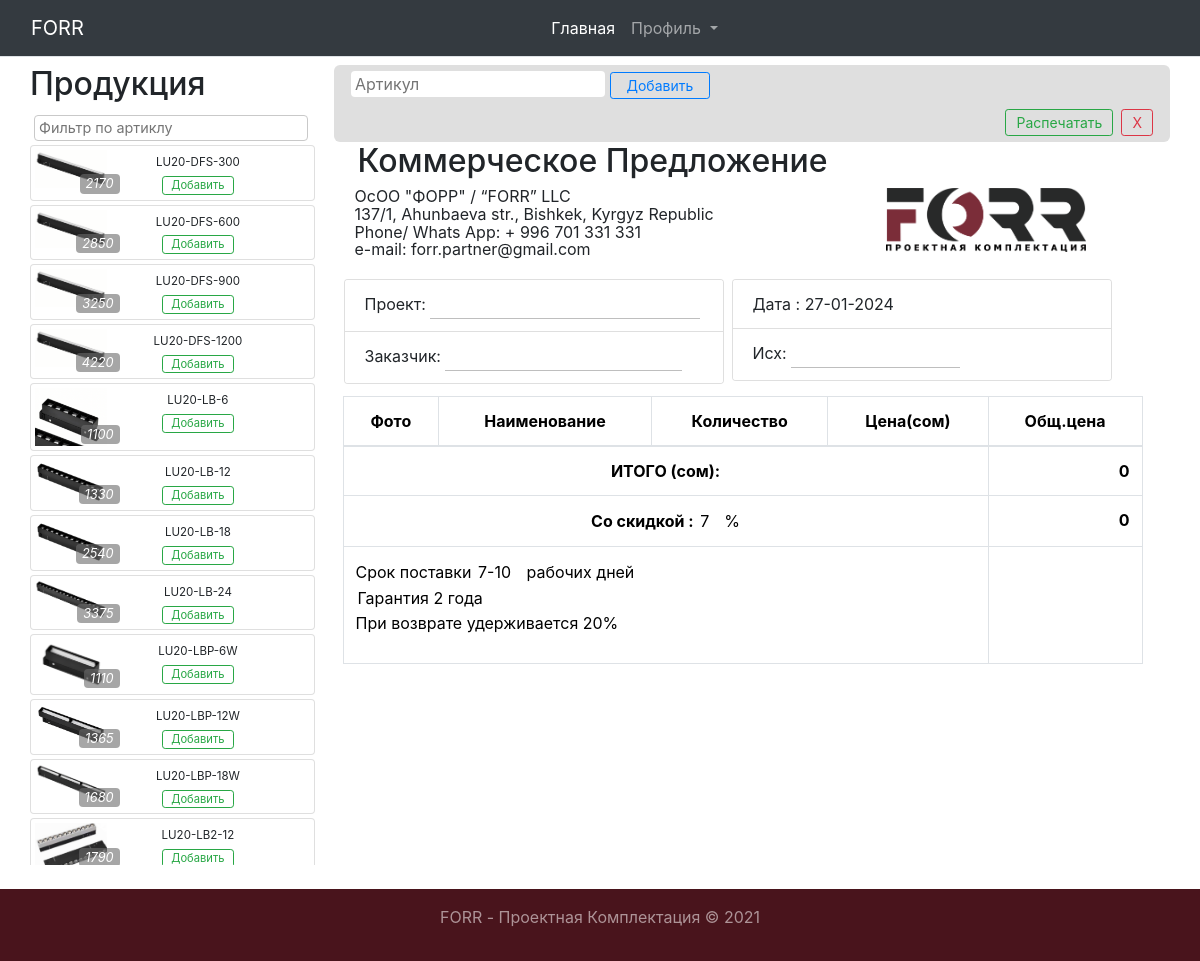
The page / on the database its author committed.
### main/models.py (models this page shows, shortened)
class Product(models.Model):
    image = models.ImageField(upload_to='lumens/', verbose_name='Фото')
    code = models.CharField(max_length=100, verbose_name='Артикул')
    info = models.TextField(verbose_name='Описание')
    price = models.IntegerField()
    brand = models.ForeignKey('Brand', on_delete=models.PROTECT, null=True, blank=True,  verbose_name='Бренд')

### main/views.py (the view, shortened to what this page needs)
# urls.py: path('', home, name='home'),
def home(request):
    context = {
        'products': []
    }
    if 'products' not in request.session:
        request.session['products'] = []
    total_sum = 0
    for product in request.session.get('products', []):
        total_sum += int(product['price']) * int(product['quantity'])
    context['total_sum'] = total_sum
    context['products'] = request.session['products']
    lms_products = Product.objects.all()
    context['lms_products'] = lms_products
    return render(request, 'main.html', context)

### main/models.py (called while the page is built)
    def __str__(self) -> str:
        return self.name

### main/templatetags/math_filters.py (called while the page is built)
@register.filter(name='str_strip')
def urlencode(value):
    val = value.replace('\r\n', ' ')
    return  val

### templates/main.html (shortened to what this page needs)
{% extends 'parts/base.html' %}
{% load static %}
{% load math_filters %}
{% load cache %}
{% load humanize %}
{% block content %}
    <div class="row mt-2 pb-4">
        <div class="col-3 p-0 m-0" >
            <h2>Продукция</h2>
            <input class="m-1" type="text" id="filterInput" placeholder="Фильтр по артиклу">
            <div style="max-height: 90vh; width: 100%; overflow-y: scroll; overflow-x: hidden">
                    {% for lproduct in lms_products%}
                        <div class="card mb-1 product-card" style="" data-code="{{ lproduct.code }}">
                            <div class="row g-0 p-1">
                                <div class="col-sm-4 g-0 m-0" style='width: 50%'>
                                    <img src="{{lproduct.image.url}}" class="img-fluid" alt="{{lproduct.code}}">
                                    <span class='price-badge'>{{ lproduct.price}}</span>
                                </div>
                                <div class="col-sm-6 text-center p-0">
                                    <p class="card-text p-0 m-0"><small class="">{{ lproduct.code }}</small></p>
                                    <button class='btn btn-sm btn-outline-success py-0 px-2' style="font-size: 0.7em;"
                                    onclick="addToCart('{{ lproduct.code }}', '{{ lproduct.info|str_strip }}', '{{ lproduct.image.url }}', '{{ lproduct.price }}', '{{ lproduct.code }}', '{{lproduct.brand}}')">
                                    Добавить
                                    </button>
                                </div>
                            </div>
                        </div>
                    {% endfor %}
        </div>
    </div>
    <div class="col-9 p-0">
            <div class="container" >
                <div class="row insert-div ms-1">
                    <div class="col">
                        <form method="get" action="{% url 'home' %}">
                            <input class='mb-1' type="text" name="code" placeholder="Артикул">
                            <button class='btn btn-sm btn-outline-primary mx-0 px-3' type="submit">Добавить</button>
                        </form>
                        <form class='' action="{% url 'clear_session' %}" method="post" style='float: right;'>
                            <button class='btn mt-2 ms-2 btn-sm btn-outline-danger' type="submit"> X </button>
                        </form>
                        <button class='btn btn-sm mt-2 btn-outline-success'
                                        onclick="printSection('pdfArea')" style='float: right;'>
                                        Распечатать</button>
                    </div>
                </div>
                <div class="row" style='max-width: 800px; margin: auto' id='pdfArea'>
                    {% cache 10 header_top %}
                        <div class="col">
                            <h2>Коммерческое Предложение</h2>
                        </div>
                        <div class="row">
                            <div class="col-8 company-info">
                                <p>
                                    ОсОО "ФОРР" / “FORR” LLC <br>
                                    137/1, Ahunbaeva str., Bishkek, Kyrgyz Republic <br>
                                    Phone/ Whats App: + 996 701 331 331 <br>
                                    e-mail: forr.partner@gmail.com
                                </p>
                            </div>
                            <div class="col-4 company-logo text-center">
                                <img src="{% static 'icons/forr.png' %}" alt="Company logo"
                                                class='img-fluid'>
                            </div>
                        </div>
                        <div class="row header-card">
                            <div class="col-sm-6 p-1">
                                <div class="card" style="min-width: 220px;">
                                    <ul class="list-group list-group-flush">
                                        <li class="list-group-item" style='display:flex;'>Проект: <input type="text" id="projectInput" class="form-input ms-1" style='width: 80%;'></li>
                                        <li class="list-group-item" style='display:flex;'>Заказчик: <input type="text" id="customerInput" class="form-input ms-1" style='width: 70%;'></li>
                                    </ul>
                                </div>
                            </div>
                            <div class="col-sm-6 p-1">
                                <div class="card" style="min-width: 220px;">
                                    <ul class="list-group list-group-flush">
                                    <li class="list-group-item">Дата : <span class='date'>  </span> </li>
                                    <li class="list-group-item" style='display:flex;'>Исх: <input type="text" class="form-input ms-1  " style='width: 50%;'></li>
                                    </ul>
                                </div>
                            </div>
                        </div>
                    {% endcache %}
                    <div class="col p-0" id="printArea">
                        <table class="table mt-2 table-bordered rounded">
                            <thead>
                                <tr class='text-center'>
                                    <th scope="col">Фото</th>
                                    <th scope="col">Наименование</th>
                                    <th scope="col">Количество</th>
                                    <th scope="col">Цена(сом)</th>
                                    <th scope="col">Общ.цена</th>
                                </tr>
                            </thead>
                            <tbody>
                                <tr>
                                    <td colspan="4" class="text-center"><strong>ИТОГО (сом):</strong></td>
                                    <td class='text-end'><strong>{{ total_sum|intcomma }}</strong></td>
                                </tr>
                                <tr>
                                    <td colspan="4" class="text-center"><strong>Со скидкой :</strong>
                                        <input type="text" value="7" id="discountInput" placeholder="%" min="0" max="100"
                                        style='width: 26px; border: none;'>%
                                    </td>
                                    <td class='text-end'>
                                        <strong id="discountedTotal">{{ total_sum|intcomma }}</strong>
                                    </td>
                                </tr>
                                <tr>
                                    <td colspan="4" class="text">
                                        Срок поставки
                                        <input type="text" value="7-10" placeholder="" min="0" max="100"
                                        style='width: 46px; border: none;'> рабочих дней
                                        <br>
                                        <input type="text" value="Гарантия 2 года" style='width: 100%; border: none;'>
                                        <p contenteditable="true">При возврате удерживается 20%</p>
                                    </td>
                                    <td class='text-end'>
                                    </td>
                                </tr>
                            </tbody>
                        </table>
                    </div>
                </div>
            </div>
    </div>
</div>
{% endblock %}

### templates/parts/base.html (shortened to what this page needs)
{% load static %}
<!DOCTYPE html>
<html lang="en">
{% include 'parts/_head.html' %}
<body id="body">
{% include 'parts/_nav.html' %}
<div class="container">
 {% block content %} {% endblock %}
</div>
{% include 'parts/_footer.html' %}
</body>
</html>

### templates/parts/_head.html (shortened to what this page needs)
{% load static %}
<head>
    <link rel="stylesheet" href="https://cdn.jsdelivr.net/npm/remixicon@3.7.0/fonts/remixicon.min.css">
    <link rel="stylesheet" href="{% static 'css/print.css' %}">
    <link href="https://cdn.jsdelivr.net/npm/bootstrap@5.3.2/dist/css/bootstrap.min.css" rel="stylesheet"
>
<link rel="stylesheet" href="https://cdn.jsdelivr.net/npm/bootstrap-icons@1.11.2/font/bootstrap-icons.min.css">
<link rel="stylesheet" href="https://stackpath.bootstrapcdn.com/bootstrap/4.5.2/css/bootstrap.min.css">
</head>

### templates/parts/_nav.html (shortened to what this page needs)
<nav class="navbar bg-dark border-bottom border-body navbar-expand-sm bg-body-tertiary" data-bs-theme="dark">
    <div class="container-fluid">
    <a class="navbar-brand" href="/">FORR {% if request.user.is_authenticated %} | {{ request.user }} {% endif %}</a>
    <div class="collapse navbar-collapse justify-content-center" id="navbarNavDropdown">
      <ul class="navbar-nav">
        <li class="nav-item">
          <a class="nav-link active" aria-current="page" href="{% url 'home' %}"> Главная </a>
        </li>
        <li class="nav-item dropdown">
          <a class="nav-link dropdown-toggle" href="#" role="button" data-bs-toggle="dropdown" aria-expanded="false">
             Профиль
          </a>
        </li>
      </ul>
    </div>
  </div>
</nav>

### templates/parts/_footer.html
<footer class="py-3">
    <p class="text-center">
      FORR - Проектная Комплектация © 2021
    </p>
</footer>

### main/static/css/print.css (style rules this page uses)
.price-badge { position: absolute; bottom: 2px; right: 2px; padding: 0px 6px; border-radius: 4px; border: none; color: white; background: rgba(108, 108, 108, 0.6); font-style: italic; font-size: 0.8em; }
#filterInput { font-size: 0.9em; border-radius: 4px; border: solid 1px rgb(201, 201, 201); padding-left: 4px; width: 96%; }
.product-card p { font-size: 0.9em; }
.header-card input { border: none; border-bottom: 1px solid rgb(190, 190, 190); }
.company-logo img { max-width: 200px; max-height: 120px; }
.company-info p { line-height: 1.1; }
.insert-div { border-radius: 6px; background: rgb(223, 223, 223); padding: 6px 2px; }
.insert-div button { padding: 2px 10px; }
.insert-div input { border-radius: 4px; border: none; padding-left: 4px; }
footer { background: #49141c; color:#ad9397; }

### rows shown on the page
Product: image (picture), price "2170", code "LU20-DFS-300"
Product: image (picture), price "2850", code "LU20-DFS-600"
Product: image (picture), price "3250", code "LU20-DFS-900"
Product: image (picture), price "4220", code "LU20-DFS-1200"
Product: image (picture), price "1100", code "LU20-LB-6"
Product: image (picture), price "1330", code "LU20-LB-12"
Product: image (picture), price "2540", code "LU20-LB-18"
Product: image (picture), price "3375", code "LU20-LB-24"
Product: image (picture), price "1110", code "LU20-LBP-6W"
Product: image (picture), price "1365", code "LU20-LBP-12W"
Product: image (picture), price "1680", code "LU20-LBP-18W"
Product: image (picture), price "1790", code "LU20-LB2-12"

### other values the page prints
{{ total_sum|intcomma }} "0"
